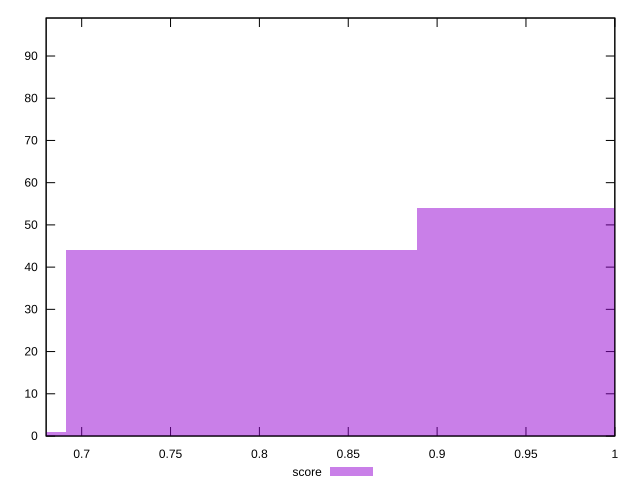

gnuplot code for this plot:
reset

$score <<EOF
0.7901369340531728 44
0.987671167566466 54
0.5926027005398795 1
EOF

set key outside below
set boxwidth 0.1975342335132932
set xrange [0.68:1]
set yrange [0:99]
set trange [0:99]
set style fill transparent solid 0.5 noborder
set terminal svg size 640, 490 enhanced background rgb 'white'
set output "reports/report_00027_2021-02-24T12-40-31.850Z/bootup-time/samples/card/score/histogram.svg"

plot $score title "score" with boxes

reset
